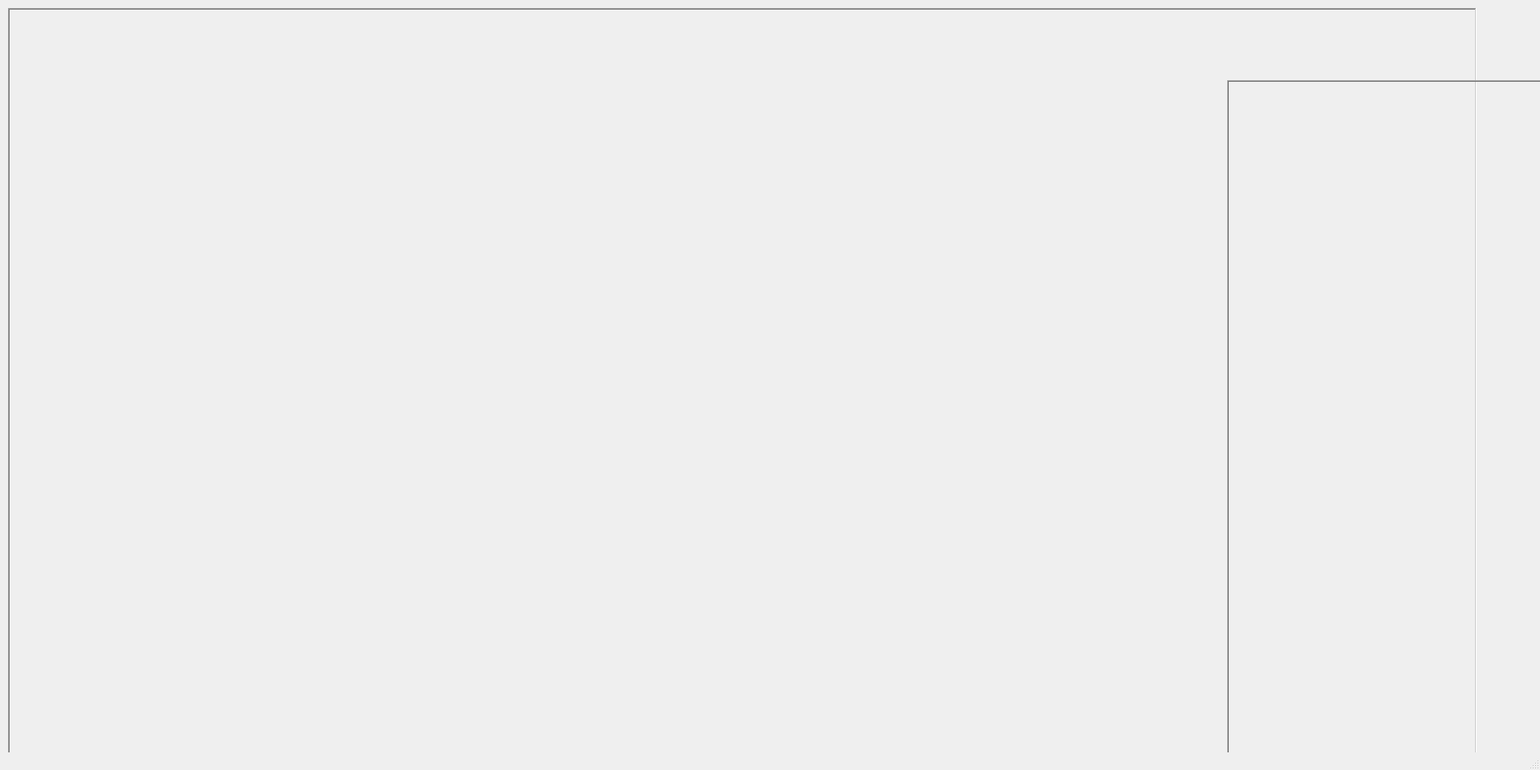
<?xml version="1.0" encoding="UTF-8"?>
<ui version="4.0">
 <class>MainWindow_widgetsCameraView</class>
 <widget class="QMainWindow" name="MainWindow_widgetsCameraView">
  <property name="geometry">
   <rect>
    <x>0</x>
    <y>0</y>
    <width>1920</width>
    <height>960</height>
   </rect>
  </property>
  <property name="sizePolicy">
   <sizepolicy hsizetype="Expanding" vsizetype="Expanding">
    <horstretch>0</horstretch>
    <verstretch>0</verstretch>
   </sizepolicy>
  </property>
  <property name="windowTitle">
   <string>Tera Harz Smart Robot</string>
  </property>
  <widget class="QWidget" name="centralwidget">
   <widget class="QPushButton" name="pushButton_test">
    <property name="geometry">
     <rect>
      <x>80</x>
      <y>1080</y>
      <width>89</width>
      <height>25</height>
     </rect>
    </property>
    <property name="text">
     <string>PushButton</string>
    </property>
   </widget>
   <widget class="QLabel" name="label_image_viewer">
    <property name="geometry">
     <rect>
      <x>10</x>
      <y>10</y>
      <width>1831</width>
      <height>971</height>
     </rect>
    </property>
    <property name="frameShape">
     <enum>QFrame::WinPanel</enum>
    </property>
    <property name="frameShadow">
     <enum>QFrame::Sunken</enum>
    </property>
    <property name="text">
     <string/>
    </property>
   </widget>
   <widget class="QLabel" name="label_image_viewer_2">
    <property name="geometry">
     <rect>
      <x>1530</x>
      <y>100</y>
      <width>1831</width>
      <height>971</height>
     </rect>
    </property>
    <property name="frameShape">
     <enum>QFrame::WinPanel</enum>
    </property>
    <property name="frameShadow">
     <enum>QFrame::Sunken</enum>
    </property>
    <property name="text">
     <string/>
    </property>
   </widget>
  </widget>
  <widget class="QMenuBar" name="menubar">
   <property name="geometry">
    <rect>
     <x>0</x>
     <y>0</y>
     <width>1920</width>
     <height>22</height>
    </rect>
   </property>
  </widget>
  <widget class="QStatusBar" name="statusbar"/>
 </widget>
 <resources/>
 <connections/>
</ui>
